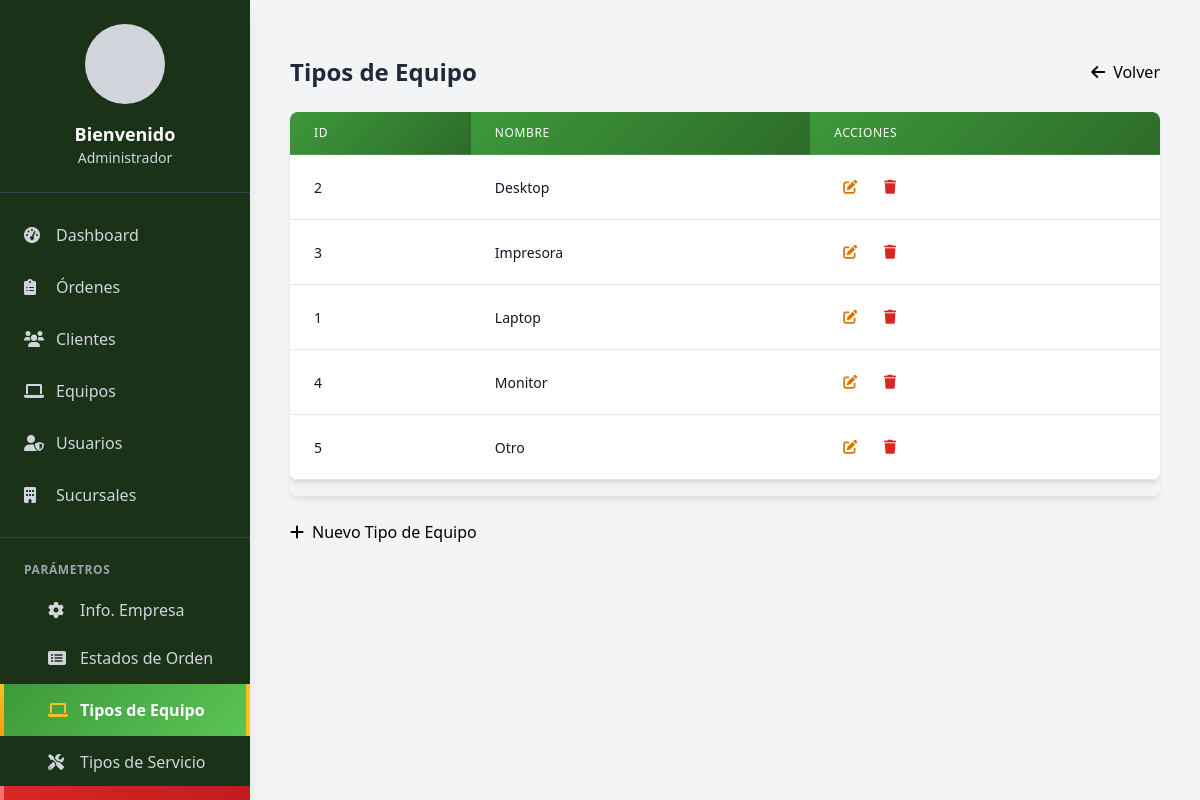
/modules/parametros/tipos_equipo.php (signed in), run on the app's committed database.
### tables this page shows
CREATE TABLE IF NOT EXISTS tipos_equipo (
  id_tipo int(11) NOT NULL AUTO_INCREMENT,
  nombre varchar(50) NOT NULL,
  estado tinyint(1) DEFAULT 1,
  PRIMARY KEY (id_tipo)
);

### modules/parametros/tipos_equipo.php (the view, shortened to what this page needs)
<?php
require_once '../../config/database.php';
$tipo_editar = null;
$mostrar_formulario = false;
$stmt = $conn->prepare("SELECT * FROM tipos_equipo WHERE estado = 1 ORDER BY nombre");
$stmt->execute();
$tipos = $stmt->fetchAll();
?>
<!DOCTYPE html>
<html lang="es">
<head>
    <script src="https://cdn.tailwindcss.com"></script>
    <link href="https://cdnjs.cloudflare.com/ajax/libs/font-awesome/6.0.0/css/all.min.css" rel="stylesheet">
    <link href="../../assets/css/modern-ux.css" rel="stylesheet">
    <link href="../../assets/css/tables.css" rel="stylesheet">
</head>
<body class="bg-gray-100">
    <?php include '../../includes/navbar.php'; ?>
    <div class="main-content gradient-bg min-h-screen">
        <div class="container mx-auto px-4 py-8">
            <div class="card-modern p-6 fade-in">
                <div class="flex justify-between items-center mb-6">
                    <h1 class="text-2xl font-bold text-gray-800">
                        <?php
                        if ($tipo_editar === 'nuevo') {
                            echo 'Nuevo Tipo de Equipo';
                        } elseif ($tipo_editar) {
                            echo 'Editar Tipo de Equipo';
                        } else {
                            echo 'Tipos de Equipo';
                        }
                        ?>
                    </h1>
                    <div class="flex space-x-2">
                        <?php if ($mostrar_formulario): ?>
                            <a href="tipos_equipo.php" class="btn-secondary btn-modern">
                                <i class="fas fa-arrow-left mr-2"></i>Volver
                            </a>
                        <?php else: ?>
                            <a href="../../index.php" class="btn-secondary btn-modern">
                                <i class="fas fa-arrow-left mr-2"></i>Volver
                            </a>
                        <?php endif; ?>
                    </div>
                </div>
                <?php if (!$mostrar_formulario): ?>
                    <div class="table-container">
                        <table class="table-modern">
                            <thead>
                                <tr>
                                    <th data-label="ID">ID</th>
                                    <th data-label="Nombre">Nombre</th>
                                    <th data-label="Acciones">Acciones</th>
                                </tr>
                            </thead>
                            <tbody>
                                <?php if (empty($tipos)): ?>
                                    <tr>
                                        <td colspan="3" class="table-empty">
                                            <div class="table-empty-icon">
                                                <i class="fas fa-laptop"></i>
                                            </div>
                                            <div class="table-empty-text">No hay tipos de equipo registrados</div>
                                            <div class="table-empty-subtext">Crea un nuevo tipo de equipo para comenzar</div>
                                        </td>
                                    </tr>
                                <?php else: ?>
                                    <?php foreach ($tipos as $tipo): ?>
                                        <tr class="table-row-enter">
                                            <td data-label="ID"><?php echo $tipo['id_tipo']; ?></td>
                                            <td data-label="Nombre"><?php echo htmlspecialchars($tipo['nombre']); ?></td>
                                            <td data-label="Acciones">
                                                <div class="table-actions">
                                                    <a href="?editar=<?php echo $tipo['id_tipo']; ?>"
                                                       class="action-edit" title="Editar tipo de equipo">
                                                        <i class="fas fa-edit"></i>
                                                    </a>
                                                    <a href="?eliminar=<?php echo $tipo['id_tipo']; ?>"
                                                       onclick="return confirm('¿Está seguro de que desea eliminar este tipo de equipo?')"
                                                       class="action-delete" title="Eliminar tipo de equipo">
                                                        <i class="fas fa-trash"></i>
                                                    </a>
                                                </div>
                                            </td>
                                        </tr>
                                    <?php endforeach; ?>
                                <?php endif; ?>
                            </tbody>
                        </table>
                    </div>
                    <div class="mt-6">
                        <a href="?editar=nuevo" class="btn-primary btn-modern">
                            <i class="fas fa-plus mr-2"></i>Nuevo Tipo de Equipo
                        </a>
                    </div>
                <?php endif; ?>
            </div>
        </div>
    </div>
</body>
</html>

### assets/css/modern-ux.css (style rules this page uses)
.btn-modern { @apply transition-all duration-200 ease-in-out transform hover:scale-105 active:scale-95; }
.btn-primary { @apply bg-blue-600 text-white px-4 py-2 rounded-lg hover:bg-blue-700 shadow-md hover:shadow-lg; }
.btn-secondary { @apply bg-gray-500 text-white px-4 py-2 rounded-lg hover:bg-gray-600 shadow-md hover:shadow-lg; }
.card-modern { @apply bg-white rounded-xl shadow-lg hover:shadow-xl transition-all duration-300 border border-gray-100; }
.table-modern { @apply min-w-full divide-y divide-gray-200 bg-white rounded-lg shadow-lg overflow-hidden; border-collapse: separate; border-spacing: 0; }
.table-modern th { @apply px-6 py-3 text-left text-xs font-medium text-white uppercase tracking-wider; background: linear-gradient(135deg, #3d9939 0%, #2d6b2b 100%); position: sticky; top: 0; z-index: 10; }
.table-modern td { @apply px-6 py-4 whitespace-nowrap text-sm text-gray-900; border-bottom: 1px solid #e5e7eb; }
.table-modern tbody tr { @apply hover:bg-gray-50 transition-all duration-150 ease-in-out; }
.fade-in { animation: fadeIn 0.5s ease-in-out; }
.gradient-bg { @apply bg-gradient-to-br from-blue-50 via-white to-indigo-50; }

### assets/css/tables.css (style rules this page uses)
.table-modern { width: 100%; border-collapse: separate; border-spacing: 0; background-color: white; border-radius: 0.5rem; box-shadow: 0 4px 6px -1px rgba(0, 0, 0, 0.1), 0 2px 4px -1px rgba(0, 0, 0, 0.06); overflow: hidden; margin-bottom: 1rem; }
.table-modern thead { background: linear-gradient(135deg, #3d9939 0%, #2d6b2b 100%); }
.table-modern th { padding: 0.75rem 1.5rem; text-align: left; font-size: 0.75rem; font-weight: 500; text-transform: uppercase; letter-spacing: 0.05em; color: white; border-bottom: 1px solid rgba(255, 255, 255, 0.1); position: sticky; top: 0; z-index: 10; }
.table-modern tbody { background-color: white; }
.table-modern tbody tr { transition: all 0.15s ease-in-out; border-bottom: 1px solid #e5e7eb; }
.table-modern tbody tr:last-child { border-bottom: none; }
.table-modern td { padding: 1rem 1.5rem; font-size: 0.875rem; color: #111827; white-space: nowrap; vertical-align: middle; }
.table-container { overflow-x: auto; border-radius: 0.5rem; box-shadow: 0 4px 6px -1px rgba(0, 0, 0, 0.1); }
.table-actions { display: flex; align-items: center; gap: 0.5rem; }
.table-actions a { display: inline-flex; align-items: center; justify-content: center; width: 2rem; height: 2rem; border-radius: 0.375rem; transition: all 0.2s ease-in-out; text-decoration: none; }
.table-actions .action-edit { color: #d97706; }
.table-actions .action-delete { color: #dc2626; }
.table-row-enter { animation: slideInUp 0.3s ease-out; }

### includes/navbar.php (style rules this page uses)
.main-content { margin-left: 250px; transition: margin-left 0.3s ease-in-out; }
@media (min-width: 1025px) { .main-content { margin-left: 250px; } }

### data on the page
tipos_equipo: id_tipo "2", nombre "Desktop"
tipos_equipo: id_tipo "3", nombre "Impresora"
tipos_equipo: id_tipo "1", nombre "Laptop"
tipos_equipo: id_tipo "4", nombre "Monitor"
tipos_equipo: id_tipo "5", nombre "Otro"

### other printed values
$_SESSION['nombre_completo'] "Administrador"
